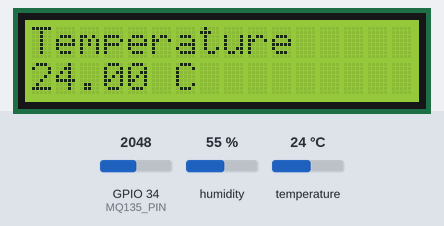
This sketch was run on a simulated ESP32. Parts: 16×2 character LCD. Inputs (shaded band) come from the test bench; at power-on: GPIO 34 (MQ135_PIN) = 2048, humidity 55 %, temperature 24 °C. WiFi joins after 1.5 s; servers stay silent unless stated; what the sketch prints to the serial monitor is not drawn.

Above: at 4.9 s.
5.0 s: GPIO 34 (MQ135_PIN) set to 1839
At 9.8 s:
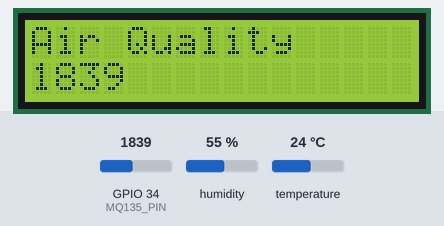
12.5 s: GPIO 34 (MQ135_PIN) set to 1760
At 19.8 s:
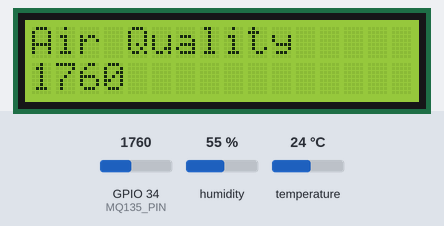
20.0 s: GPIO 34 (MQ135_PIN) set to 760
At 22.8 s:
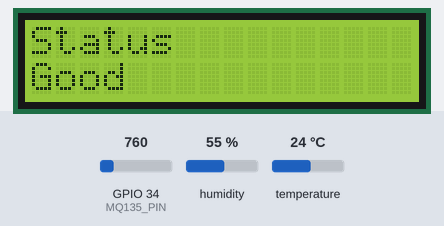
25.9 s: GPIO 34 (MQ135_PIN) set to 827
At 33.0 s:
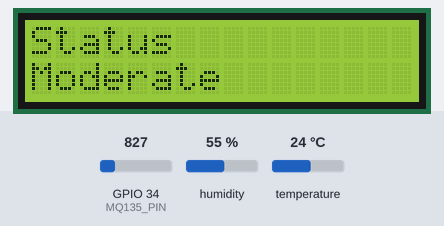
33.4 s: humidity set to 22 %
At 38.0 s:
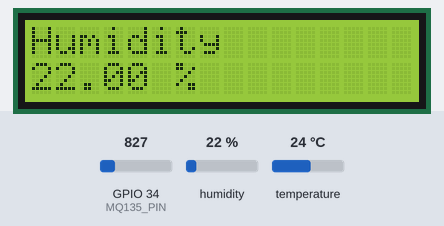
40.9 s: temperature set to 12 °C
At 44.9 s:
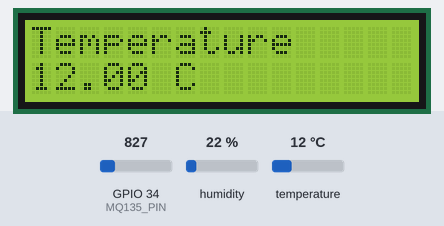
Timing chart, 0 to 46.4 s (numbered marks = the images above; inputs shaded):
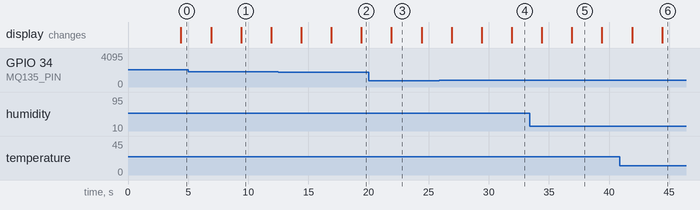

Measured:
- the behaviour switches between 799 and 800 on GPIO 34 (MQ135_PIN) (found by bisection; images 3 and 4)
- after the input at 20.0 s, the display: changes after 1.9 s (image 3)
- what the display in image 1 shows lasts 2.5 s, from 9.4 s to 11.9 s

The sketch:

code.ino
```cpp
#define BLYNK_TEMPLATE_ID "your Blynk Template Id"
#define BLYNK_TEMPLATE_NAME "Your Template Name"
#define BLYNK_AUTH_TOKEN "Auth Token"

#include <WiFi.h>
#include <BlynkSimpleEsp32.h>
#include <Wire.h>
#include <hd44780.h>
#include <hd44780ioClass/hd44780_I2Cexp.h>
#include <DHT.h>


char ssid[] = "WiFi Name";
char pass[] = "Passward";


#define DHTPIN 4
#define DHTTYPE DHT11
DHT dht(DHTPIN, DHTTYPE);


#define MQ135_PIN 34


hd44780_I2Cexp lcd;


BlynkTimer timer;


void sendData() {
  float temp = dht.readTemperature();
  float hum = dht.readHumidity();
  int air = analogRead(MQ135_PIN);

  String status;
  if (air < 800) status = "Good";
  else if (air < 1800) status = "Moderate";
  else status = "Poor";

  Serial.println("------ DATA ------");
  Serial.print("Temp: "); Serial.println(temp);
  Serial.print("Hum: "); Serial.println(hum);
  Serial.print("Air: "); Serial.println(air);
  Serial.print("Status: "); Serial.println(status);


  Blynk.virtualWrite(V0, temp);
  Blynk.virtualWrite(V1, hum);
  Blynk.virtualWrite(V2, air);
  Blynk.virtualWrite(V3, status);
}


void displayLCD() {
  static int screen = 0;

  float temp = dht.readTemperature();
  float hum = dht.readHumidity();
  int air = analogRead(MQ135_PIN);

  String status;
  if (air < 800) status = "Good";
  else if (air < 1800) status = "Moderate";
  else status = "Poor";

  lcd.clear();

  switch (screen) {
    case 0:
      lcd.setCursor(0, 0);
      lcd.print("Temperature");
      lcd.setCursor(0, 1);
      lcd.print(temp); lcd.print(" C");
      break;

    case 1:
      lcd.setCursor(0, 0);
      lcd.print("Humidity");
      lcd.setCursor(0, 1);
      lcd.print(hum); lcd.print(" %");
      break;

    case 2:
      lcd.setCursor(0, 0);
      lcd.print("Air Quality");
      lcd.setCursor(0, 1);
      lcd.print(air);
      break;

    case 3:
      lcd.setCursor(0, 0);
      lcd.print("Status");
      lcd.setCursor(0, 1);
      lcd.print(status);
      break;
  }

  screen = (screen + 1) % 4;
}


void setup() {
  Serial.begin(115200);

  Wire.begin(21, 22);

  int status_lcd = lcd.begin(16, 2);
  if (status_lcd) {
    Serial.println("LCD not detected!");
    while (1);
  }

  lcd.backlight();
  dht.begin();

  // Connect Blynk
  Blynk.begin(BLYNK_AUTH_TOKEN, ssid, pass);

  // Timers
  timer.setInterval(2000L, sendData);     // send data
  timer.setInterval(2500L, displayLCD);   // change LCD
}


void loop() {
  Blynk.run();
  timer.run();
}
```
